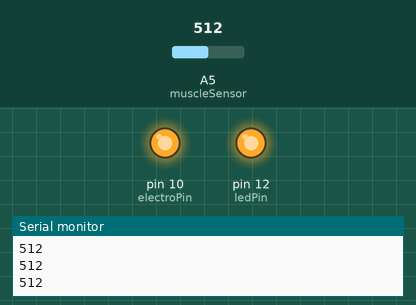
Bench run of a sketch on a simulated Arduino Uno, built with avr-gcc and run on an emulated ATmega328P. Shown: output pins drawn as LEDs (lit = HIGH), the last lines printed to the serial monitor. Inputs (shaded band) come from the test bench; at power-on: A5 (muscleSensor) = 512.

Above: at 1.2 s.
1.3 s: A5 (muscleSensor) set to 311
2.8 s: A5 (muscleSensor) set to 291
At 3.9 s:
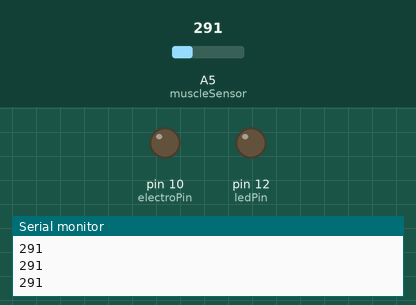
4.3 s: A5 (muscleSensor) set to 306
At 5.4 s:
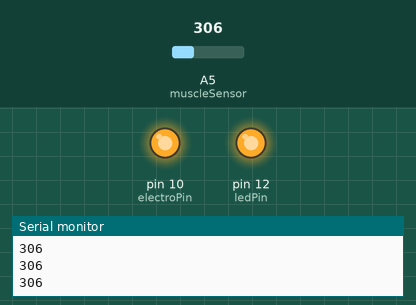
5.8 s: A5 (muscleSensor) set to 290
At 6.8 s:
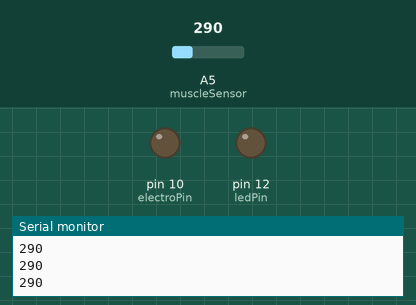
Timing chart, 0 to 8.3 s (numbered marks = the images above; inputs shaded):
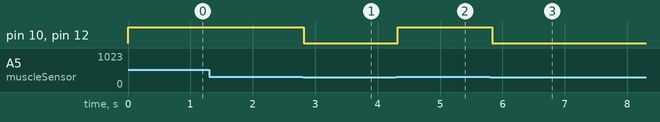

The sketch:

EMG_-_Electromagnet_Control.ino
```cpp
const int muscleSensor = A5;
const int ledPin = 12;
const int electroPin = 10;

int muscleThreshold = 300;

void setup() {
  Serial.begin(9600);
  pinMode(ledPin, OUTPUT);
  pinMode(electroPin, OUTPUT);
}

void loop() {
  int reading = analogRead(muscleSensor);
  Serial.println(reading);
  if(reading>=muscleThreshold){
    digitalWrite(ledPin, HIGH);
    digitalWrite(electroPin, HIGH);
  }
  else {
    digitalWrite(ledPin, LOW);
    digitalWrite(electroPin, LOW);
  }

  delay(50);
}
```

Measured:
- the behaviour switches between 300 and 299 on A5 (muscleSensor) (found by bisection; images 0 and 1)
- after the input at 2.8 s, pin 10 (electroPin), pin 12 (ledPin): HIGH → LOW at once
- after the input at 4.3 s, pin 10 (electroPin), pin 12 (ledPin): LOW → HIGH at once
- after the input at 5.8 s, pin 10 (electroPin), pin 12 (ledPin): HIGH → LOW at once
